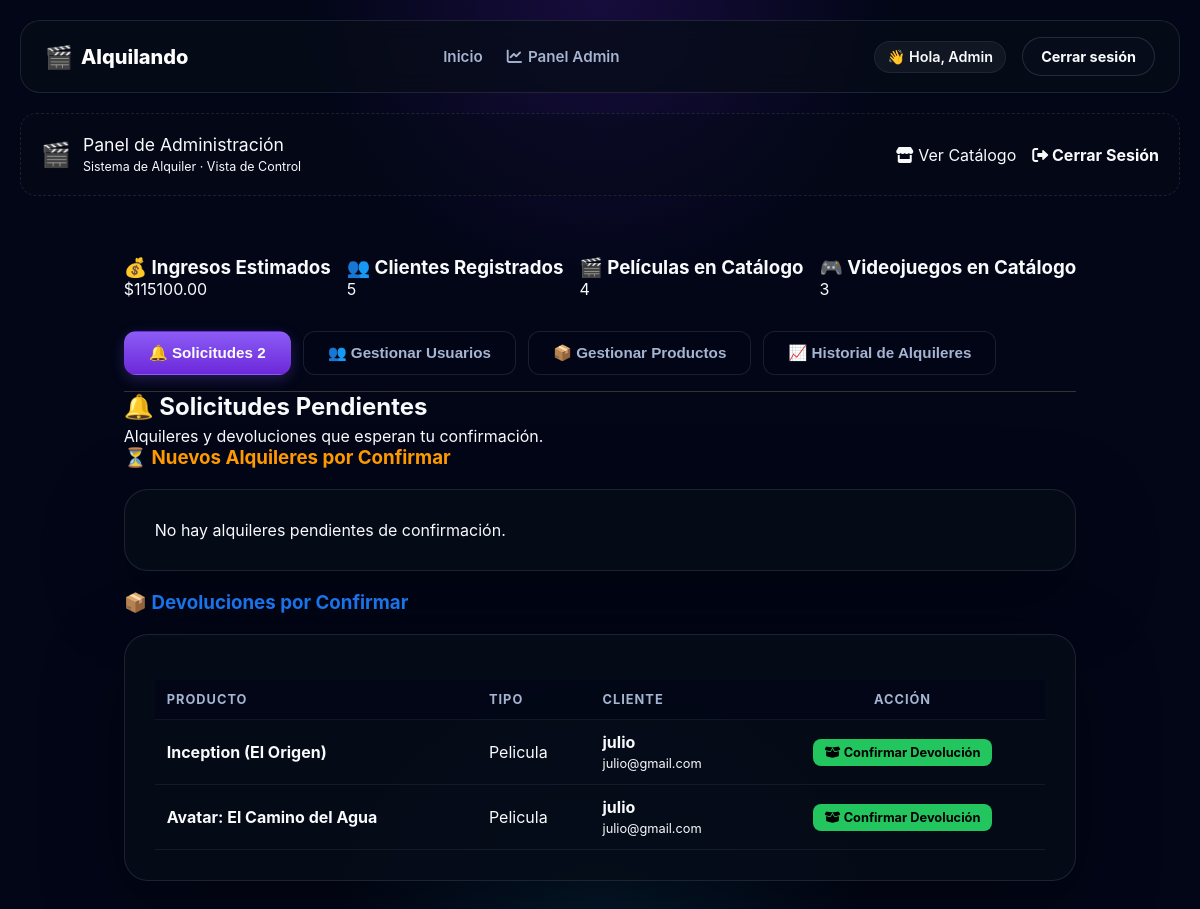
The page /admin/dashboard (signed in) on the database as committed earlier.
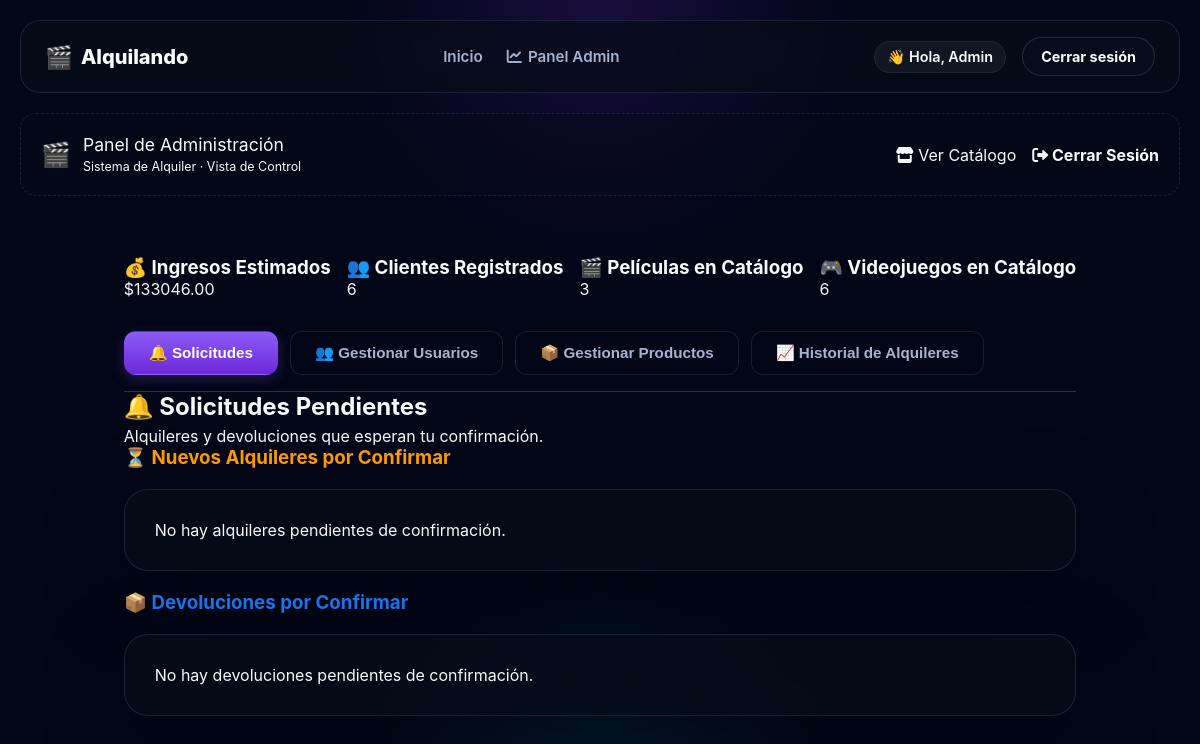
The same page on the database as committed later.
### app.py (models this page shows, shortened)
class ProductoAlquiler(db.Model):
    __tablename__ = 'productos_alquiler'
    id = db.Column(db.Integer, primary_key=True)
    titulo = db.Column(db.String(100), nullable=False)
    genero = db.Column(db.String(50), nullable=True)
    alquilado = db.Column(db.Boolean, default=False)
    precio_alquiler = db.Column(db.Float, nullable=False)
    stock = db.Column(db.Integer, default=1)
    imagen = db.Column(db.String(100), default='default.jpg')
    contador_alquileres = db.Column(db.Integer, default=0)
    tipo_producto = db.Column(db.String(50))
    usuario_id = db.Column(db.Integer, db.ForeignKey('usuarios.id'), nullable=True)
    fecha_alquiler = db.Column(db.DateTime, nullable=True)
    fecha_vencimiento = db.Column(db.DateTime, nullable=True)
    estado = db.Column(db.String(30), default='disponible')
    __mapper_args__ = {
        'polymorphic_on': tipo_producto,
        'polymorphic_identity': 'producto_generico'
    }
    def esta_vencido(self):
        if self.fecha_vencimiento and datetime.now() > self.fecha_vencimiento:
            return True
        return False

class Juego(ProductoAlquiler):
    plataforma = db.Column(db.String(50), nullable=True)
    __mapper_args__ = {'polymorphic_identity': 'juego'}

class Usuario(db.Model):
    __tablename__ = 'usuarios'
    id = db.Column(db.Integer, primary_key=True)
    nombre = db.Column(db.String(100), nullable=False)
    email = db.Column(db.String(100), unique=True, nullable=False)
    password = db.Column(db.String(100), nullable=False)
    rol = db.Column(db.String(20), default='cliente')
    bloqueado = db.Column(db.Boolean, default=False)
    alquileres = db.relationship('ProductoAlquiler', backref='usuario', lazy=True)
    reservas_solicitadas = db.relationship('ProductoAlquiler', secondary=lista_espera, backref=db.backref('en_espera', lazy=True))
    def es_admin(self):
        return self.rol == 'admin'
    @classmethod
    def buscar_por_id(cls, usuario_id):
        return cls.query.get(usuario_id)

### app.py (the view, shortened to what this page needs)
@app.route('/admin/dashboard', methods=['GET', 'POST'])
@requiere_nivel(10) # Protegido con el decorador de tu amigo
def dashboard():
    usuario_actual = Usuario.buscar_por_id(session.get('usuario_id'))
    usuarios_registrados = Usuario.query.filter(Usuario.rol == 'cliente').all()
    todos_los_productos = ProductoAlquiler.query.all()
    alquileres_activos = ProductoAlquiler.query.filter(ProductoAlquiler.estado == 'activo').all()
    return render_template(
        'dashboard.html',
        u_total=Usuario.query.count(),
        p_total=Pelicula.query.count(),
        j_total=Juego.query.count(),
        ingresos=GestorInventario.calcular_ingresos_estimados(),
        usuarios=usuarios_registrados,
        productos=todos_los_productos,
        alquileres=alquileres_activos,
        solicitudes=GestorInventario.solicitudes_pendientes(),
        devoluciones=GestorInventario.devoluciones_pendientes(),
        es_admin=usuario_actual.es_admin()
    )

### app.py (called while the page is built)
def requiere_nivel(nivel_minimo):
    def decorator(f):
        @wraps(f)
        def decorated_function(*args, **kwargs):
            rol_usuario = session.get('usuario_rol', 'cliente')
            nivel_usuario = NIVELES_ACCESO.get(rol_usuario, 1)
            if nivel_usuario < nivel_minimo:
                flash("No tenés permisos suficientes para entrar acá.", "danger")
                return redirect(url_for('inicio'))
            return f(*args, **kwargs)
        return decorated_function
    return decorator

    @staticmethod
    def calcular_ingresos_estimados():
        todos_los_productos = ProductoAlquiler.query.all()
        return sum(p.precio_alquiler * p.contador_alquileres for p in todos_los_productos)

    @staticmethod
    def solicitudes_pendientes():
        return ProductoAlquiler.query.filter_by(estado='pendiente').all()

    @staticmethod
    def devoluciones_pendientes():
        return ProductoAlquiler.query.filter_by(estado='dev_pendiente').all()

### templates/dashboard.html (shortened to what this page needs)
{% extends 'base.html' %}
{% block content %}
<div class="panel-header">
    <div style="display: flex; align-items: center; gap: 12px;">
        <span style="font-size: 1.5rem;">🎬</span>
        <div>
            <span style="font-size: 1.1rem;">Panel de Administración</span><br>
            <span class="texto-gris" style="font-size: 0.78rem;">Sistema de Alquiler · Vista de Control</span>
        </div>
    </div>
    <nav style="display: flex; gap: 16px; align-items: center;">
        <a href="{{ url_for('inicio') }}" class="texto-claro">
            <i class="fas fa-store"></i> Ver Catálogo
        </a>
        <a href="{{ url_for('logout') }}" class="nav-peligro" style="font-weight: bold;">
            <i class="fas fa-sign-out-alt"></i> Cerrar Sesión
        </a>
    </nav>
</div>
<main style="max-width: 1300px; margin: 30px auto; padding: 0 24px;">
    <div style="display: flex; gap: 16px; margin-bottom: 32px; flex-wrap: wrap;">
        <div class="stat-card verde">
            <h3>💰 Ingresos Estimados</h3>
            <p class="texto-verde">${{ "%.2f"|format(ingresos) }}</p>
        </div>
        <div class="stat-card azul">
            <h3>👥 Clientes Registrados</h3>
            <p>{{ u_total - 1 }}</p>
        </div>
        <div class="stat-card naranja">
            <h3>🎬 Películas en Catálogo</h3>
            <p>{{ p_total }}</p>
        </div>
        <div class="stat-card rojo">
            <h3>🎮 Videojuegos en Catálogo</h3>
            <p>{{ j_total }}</p>
        </div>
    </div>
    <div style="display: flex; gap: 12px; border-bottom: 1px solid #333; padding-bottom: 16px; flex-wrap: wrap;">
        <button class="tab-btn active" onclick="cambiarPestana('solicitudes', this)">
            🔔 Solicitudes
            {% set total_pendientes = solicitudes|length + devoluciones|length %}
            {% if total_pendientes > 0 %}
                <span class="badge-tab">{{ total_pendientes }}</span>
            {% endif %}
        </button>
        {% if es_admin %}
        <button class="tab-btn" onclick="cambiarPestana('usuarios', this)">👥 Gestionar Usuarios</button>
        {% endif %}
        <button class="tab-btn" onclick="cambiarPestana('productos', this)">📦 Gestionar Productos</button>
        {% if es_admin %}
        <button class="tab-btn" onclick="cambiarPestana('ganancias', this)">📈 Historial de Alquileres</button>
        {% endif %}
    </div>
    <div id="solicitudes" class="tab-content active">
        <h2 class="subtitulo-seccion" style="margin-bottom: 5px;">🔔 Solicitudes Pendientes</h2>
        <p class="texto-apoyo">Alquileres y devoluciones que esperan tu confirmación.</p>
        <h3 class="subtitulo-seccion" style="color: #ff9900;">⏳ Nuevos Alquileres por Confirmar</h3>
        <div class="caja-datos">
            {% if solicitudes %}
                <table class="tabla-panel">
                    <thead>
                        <tr>
                            <th>Producto</th>
                            <th>Tipo</th>
                            <th>Cliente</th>
                            <th style="text-align: center;">Acciones</th>
                        </tr>
                    </thead>
                    <tbody>
                        {% for s in solicitudes %}
                        <tr>
                            <td style="font-weight: bold;">{{ s.titulo }}</td>
                            <td class="texto-claro" style="text-transform: capitalize;">{{ s.tipo_producto }}</td>
                            <td>
                                <span style="font-weight: bold;">{{ s.usuario.nombre }}</span><br>
                                <span class="texto-gris" style="font-size: 0.8rem;">{{ s.usuario.email }}</span>
                            </td>
                            <td style="text-align: center; white-space: nowrap;">
                                <a href="{{ url_for('confirmar_alquiler', prod_id=s.id) }}" class="btn-accion ok">
                                    <i class="fas fa-check"></i> Confirmar
                                </a>
                                <a href="{{ url_for('rechazar_alquiler', prod_id=s.id) }}"
                                   onclick="return confirm('¿Rechazar la solicitud de {{ s.usuario.nombre }}?');"
                                   class="btn-accion peligro">
                                    <i class="fas fa-times"></i> Rechazar
                                </a>
                            </td>
                        </tr>
                        {% endfor %}
                    </tbody>
                </table>
            {% else %}
                <p class="texto-vacio">No hay alquileres pendientes de confirmación.</p>
            {% endif %}
        </div>
        <h3 class="subtitulo-seccion" style="color: #1a73e8;">📦 Devoluciones por Confirmar</h3>
        <div class="caja-datos">
            {% if devoluciones %}
                <table class="tabla-panel">
                    <thead>
                        <tr>
                            <th>Producto</th>
                            <th>Tipo</th>
                            <th>Cliente</th>
                            <th style="text-align: center;">Acción</th>
                        </tr>
                    </thead>
                    <tbody>
                        {% for d in devoluciones %}
                        <tr>
                            <td style="font-weight: bold;">{{ d.titulo }}</td>
                            <td class="texto-claro" style="text-transform: capitalize;">{{ d.tipo_producto }}</td>
                            <td>
                                <span style="font-weight: bold;">{{ d.usuario.nombre }}</span><br>
                                <span class="texto-gris" style="font-size: 0.8rem;">{{ d.usuario.email }}</span>
                            </td>
                            <td style="text-align: center;">
                                <a href="{{ url_for('confirmar_devolucion', prod_id=d.id) }}" class="btn-accion ok">
                                    <i class="fas fa-box-open"></i> Confirmar Devolución
                                </a>
                            </td>
                        </tr>
                        {% endfor %}
                    </tbody>
                </table>
            {% else %}
                <p class="texto-vacio">No hay devoluciones pendientes de confirmación.</p>
            {% endif %}
        </div>
    </div>
</main>
{% endblock %}

### templates/base.html (shortened to what this page needs)
<!DOCTYPE html>
<html lang="es">
<head>
    <link rel="stylesheet" href="{{ url_for('static', filename='estilos.css') }}">
    <link rel="stylesheet" href="https://cdnjs.cloudflare.com/ajax/libs/font-awesome/6.0.0/css/all.min.css">
</head>
<body class="page-body">
    <div class="page-shell">
        <header class="site-header">
            <a class="brand" href="{{ url_for('inicio') }}">
                <span class="brand-mark">🎬</span>
                <span class="brand-text">Alquilando</span>
            </a>
            <nav class="site-nav" aria-label="Navegación principal">
                <a class="nav-link" href="{{ url_for('inicio') }}">Inicio</a>
                {% if session.get('usuario_rol') in ('admin', 'empleado') %}
                    <a class="nav-link" href="{{ url_for('dashboard') }}">
                        <i class="fa-solid to fa-chart-line"></i> Panel Admin
                    </a>
                {% endif %}
            </nav>
            <div class="auth-actions">
                {% if session.get('usuario_nombre') %}
                    <div class="user-pill">👋 Hola, {{ session['usuario_nombre'] }}</div>
                    <a class="btn btn-secondary" href="{{ url_for('logout') }}">Cerrar sesión</a>
                {% else %}
                    <a class="btn btn-secondary" href="{{ url_for('login') }}">Iniciar sesión</a>
                    <a class="btn btn-primary" href="{{ url_for('registro') }}">Registrarse</a>
                {% endif %}
            </div>
        </header>
        <main class="main-content">
            {% block content %}{% endblock %}
        </main>
    </div>
</body>
</html>

### static/estilos.css (style rules this page uses)
* { box-sizing: border-box; }
:root { --bg-main: #020617; --bg-soft: rgba(8, 15, 29, 0.78); --panel: rgba(7, 12, 24, 0.7); --panel-strong: rgba(7, 12, 24, 0.9); --border: rgba(148, 163, 184, 0.16); --border-soft: rgba(148, 163, 184, 0.1); --text-main: #f8fafc; --text-muted: #a5b4d1; --accent: #8b5cf6; --accent-strong: #6d28d9; --accent-soft: rgba(139, 92, 246, 0.22); --success: #22c55e; --warning: #fbbf24; --danger: #fb7185; --shadow: 0 24px 80px rgba(0, 0, 0, 0.38); }
body { margin: 0; min-height: 100vh; font-family: Inter, system-ui, -apple-system, BlinkMacSystemFont, "Segoe UI", sans-serif; color: var(--text-main); background: radial-gradient(circle at top, rgba(91, 33, 182, 0.24), transparent 26%), radial-gradient(circle at bottom, rgba(14, 116, 144, 0.18), transparent 24%), var(--bg-main); }
body, h1, h2, h3, p { margin: 0; }
a { color: var(--text-main); text-decoration: none; transition: opacity 0.2s; }
.page-shell { max-width: 1280px; margin: 0 auto; padding: 20px; }
.main-content { display: flex; flex-direction: column; gap: 20px; }
.btn { display: inline-flex; align-items: center; justify-content: center; padding: 10px 18px; border-radius: 999px; border: 1px solid transparent; font-weight: 700; cursor: pointer; text-decoration: none; font-size: 0.9rem; transition: transform 0.2s ease, box-shadow 0.2s ease, border-color 0.2s ease; }
.btn-secondary { background: rgba(8, 15, 29, 0.72); color: var(--text-main); border-color: rgba(148, 163, 184, 0.2); }
.form-card, .caja-datos, .admin-panel { max-width: 560px; margin: 40px auto; background: rgba(7, 12, 24, 0.85); border: 1px solid var(--border); border-radius: 24px; padding: 30px; box-shadow: var(--shadow); }
.caja-datos { max-width: 100%; margin: 20px 0; }
.tab-btn { padding: 12px 24px; background: rgba(2, 6, 23, 0.6); color: var(--text-muted); border: 1px solid var(--border); font-weight: bold; cursor: pointer; border-radius: 12px; font-size: 0.95rem; transition: all 0.2s; }
.tab-btn.active { background: linear-gradient(180deg, var(--accent), var(--accent-strong)); color: #fff; border-color: transparent; box-shadow: 0 4px 14px rgba(139, 92, 246, 0.25); }
.tab-content { display: none; }
.tab-content.active { display: block; }
.site-header { display: flex; justify-content: space-between; align-items: center; padding: 16px 24px; background: rgba(7, 12, 24, 0.75); border: 1px solid var(--border); border-radius: 20px; backdrop-filter: blur(12px); margin-bottom: 20px; }
.brand { display: flex; align-items: center; gap: 8px; font-size: 1.25rem; font-weight: 800; color: #fff; }
.brand-mark { font-size: 1.4rem; }
.site-nav { display: flex; align-items: center; gap: 24px; }
.site-nav .nav-link { display: flex; align-items: center; gap: 6px; font-size: 0.95rem; font-weight: 600; color: var(--text-muted); transition: color 0.2s ease; }
.auth-actions { display: flex; align-items: center; gap: 16px; }
.user-pill { font-size: 0.9rem; color: var(--text-main); font-weight: 600; background: rgba(248, 250, 252, 0.05); padding: 6px 12px; border-radius: 999px; border: 1px solid var(--border-soft); }
.panel-header { display: flex; justify-content: space-between; align-items: center; padding: 20px; background: rgba(7, 12, 24, 0.4); border: 1px dashed var(--border); border-radius: 16px; margin-bottom: 10px; }

Rows that differ between the two databases and show on the page:
removed Juego: titulo "Inception (El Origen)", tipo_producto "Pelicula", usuario.nombre "julio", usuario.email "julio@gmail.com"
no longer on this page (row edited): Juego: titulo "Avatar: El Camino del Agua", tipo_producto "Pelicula", usuario.nombre "julio", usuario.email "julio@gmail.com"
Other text that changed with them:
{{ "%.2f"|format(ingresos) }}: "115100.00" → "133046.00"
{{ u_total - 1 }}: "5" → "6"
{{ p_total }}: "4" → "3"
{{ j_total }}: "3" → "6"
{{ total_pendientes }}: "2" → (not shown)
text no longer shown: "PRODUCTO TIPO CLIENTE ACCIÓN"
text now shown: "No hay devoluciones pendientes de confirmación."
